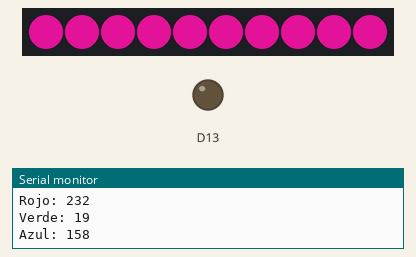
Recording of a sketch running on a simulated Adafruit Circuit Playground Express. On the bench: 10 RGB LEDs in strip order, left to right, output pins drawn as LEDs (lit = HIGH), the last lines printed to the serial monitor. Dim RGB values are drawn brighter than linear; random numbers use the default seed unless the sketch sets one.

Above: at 0.1 s.
At 3.1 s:
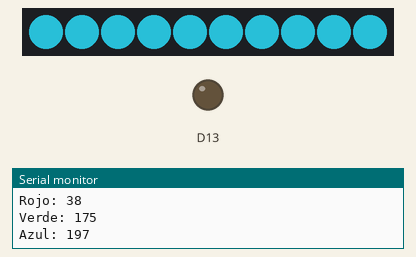
At 9.1 s:
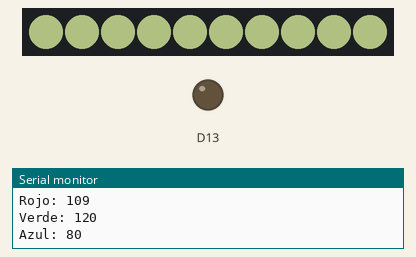
At 18.1 s:
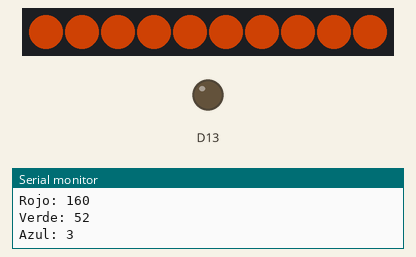
At 24.1 s:
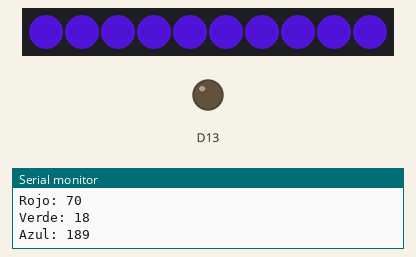
At 36.1 s:
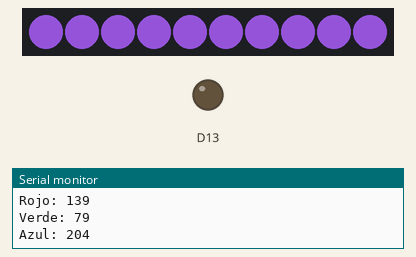

The sketch:

BasicoArduino2.ino
```cpp
#include <Adafruit_CircuitPlayground.h>
// Libreria que se requiere para trabajar con la placa

  int rojo=0;
  int verde=0;
  int azul=0;

void setup() {
  // put your setup code here, to run once:
 //Iniciamos la placa
  CircuitPlayground.begin();

  // Limpiamos los colores que tenga el circuito anteriormente programados
  CircuitPlayground.clearPixels();
  CircuitPlayground.setBrightness(180);
}

void loop() {
  // Codigo que se repite eternamente


  rojo = random(255);
  verde=random(255);
  azul=random(255);
  Serial.print("Rojo: ");
  Serial.println(rojo);
  Serial.print("Verde: ");
  Serial.println(verde);
  Serial.print("Azul: ");
  Serial.println(azul);
  encenderTodos(rojo,verde,azul);
  delay(3000);
  CircuitPlayground.clearPixels();
}


void encenderTodos(int rojo, int verde, int azul)
{// Vamos a hacer que todos se prendan a ver que tal

 for (int i=0; i<10; ++i)
   {
      CircuitPlayground.strip.setPixelColor(i, rojo, verde, azul);
   }
    CircuitPlayground.strip.show();
}
```

Measured:
- what the display in image 1 shows lasts 3.0 s, from 3.0 s to 6.0 s
